Frame 1 (no input): blank canvas, image omitted
Frame 60 (the mouse pressed at the canvas centre just before this capture): blank canvas, image omitted
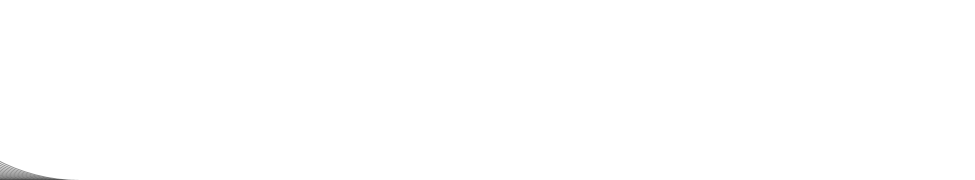
Frame 120 (the mouse held since frame 60 and released just before this capture)

The Processing sketch whose frames 1 and 60 were blank and that drew this single picture after the mouse press (run headless with seeded random() and noise(); from frame 60 on, the mouse is pressed at the canvas centre):

// Processing sketch: bck
// ── bck.pde



void setup(){

	size(975,180);
	background(#ffffff);
}

float x = -400;

void draw(){
stroke(#222222,128);
    x += 4;
	arc(x,0,height*2,height*2,HALF_PI,PI);

if(x>width+400){
	save("bck.png");
	exit();
}
}
